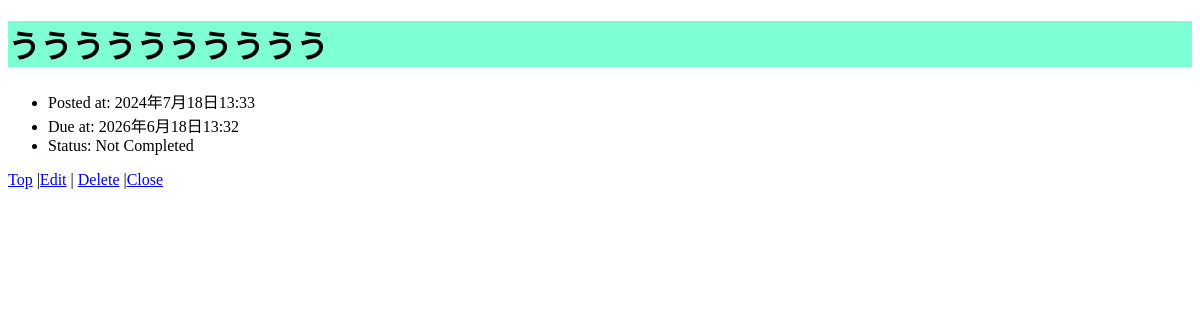
Before: /5/ with the older database file.
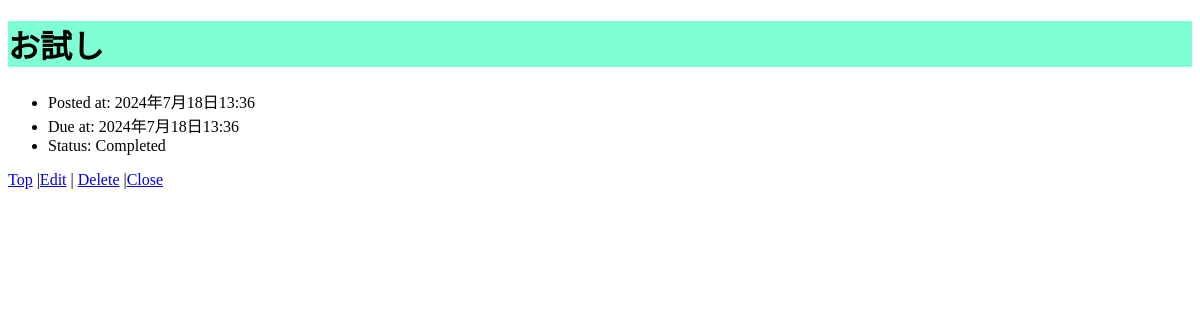
After: the same page with the newer database file.
### todo/models.py (models this page shows, shortened)
class Task(models.Model):
    title = models.CharField(max_length=100)
    completed = models.BooleanField(default=False)
    posted_at = models.DateTimeField(default=timezone.now)
    due_at = models.DateTimeField(null=True, blank=True)

### todo/views.py (the view)
# urls.py: path("<int:task_id>/", todo_views.detail, name="detail"),
def detail(request, task_id):
    try:
        task = Task.objects.get(pk=task_id)
    except Task.DoesNotExist:
        raise Http404("Task does not exist")
    context = {
        "task": task,
    }
    return render(request, "todo/detail.html", context)

### todo/templates/todo/detail.html (shortened to what this page needs)
{% load static %}
<!DOCTYPE html>
<html lang="ja">
  <head>
    <link href="{%static 'todo/css/detail.css'%}" rel="stylesheet">
  </head>
  <body>
    <h1>{{ task.title }}</h1>
    <ul>
      <li>Posted at: {{ task.posted_at }}</li>
      {% if task.due_at %}
      <li>Due at: {{ task.due_at }}</li>
      {% endif %}
      {% if task.completed %}
      <li>Status: Completed</li>
      {% else %}
      <li>Status: Not Completed</li>
      {% endif %}
    </ul>
    <div>
      <a href="{% url 'index' %}">Top</a>
      |<a href="{% url 'update' task.id %}">Edit</a>
      | <a href="{% url 'delete' task.id %}">Delete</a>
      |<a href="{% url 'close' task.id %}">Close</a>
    </div>
  </body>
</html>

Changed rows visible on the page:
changed Task: title "うううううううううう" → "お試し"; posted_at "2024年7月18日13:33" → "2024年7月18日13:36"; due_at "2026年6月18日13:32" → "2024年7月18日13:36"; completed False → True (drawn)
Other visible differences:
text no longer shown: "Status: Not Completed"
text now shown: "Status: Completed"
